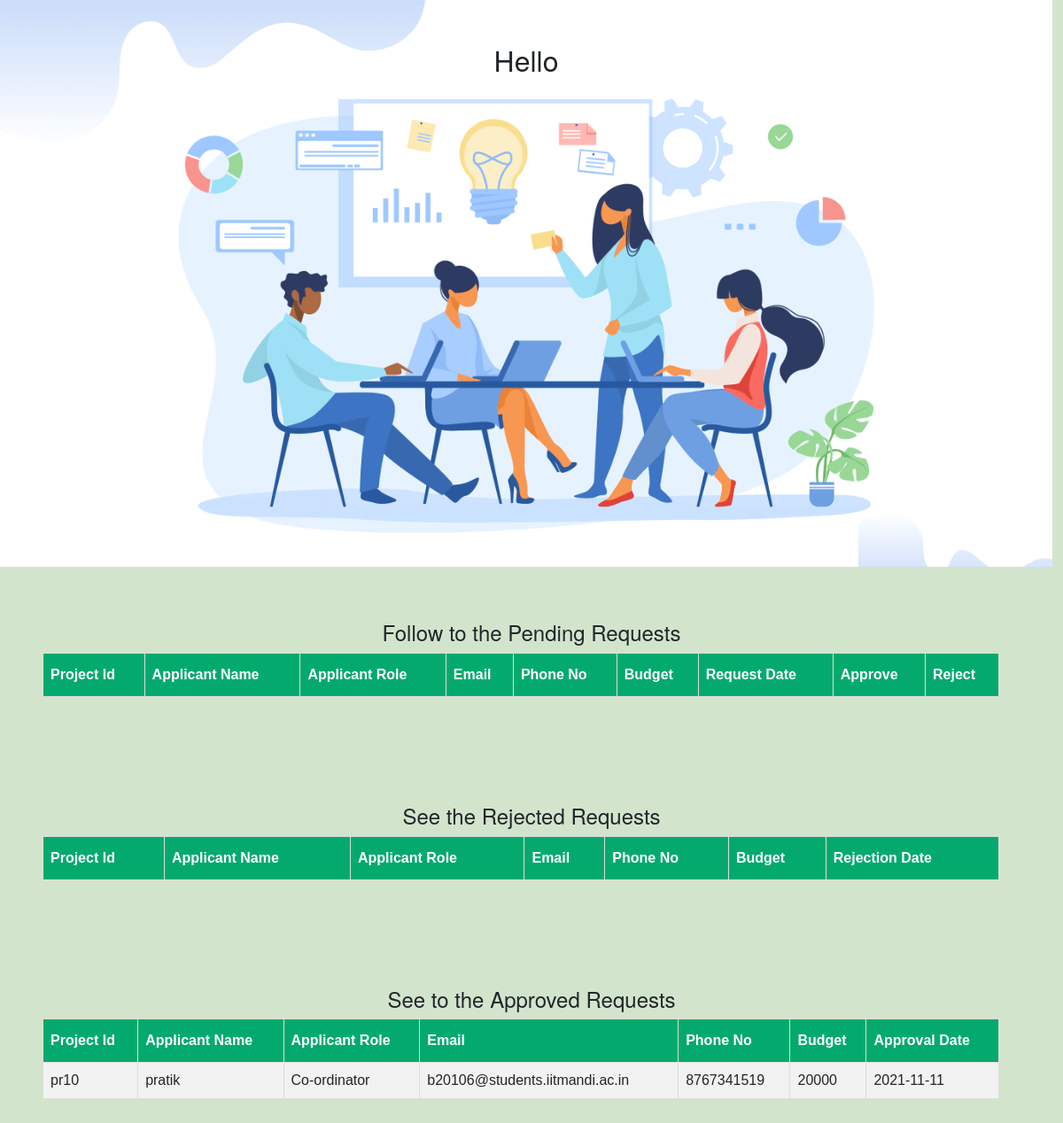
/Code_Files/requests.php, run on an earlier commit of the app's database.
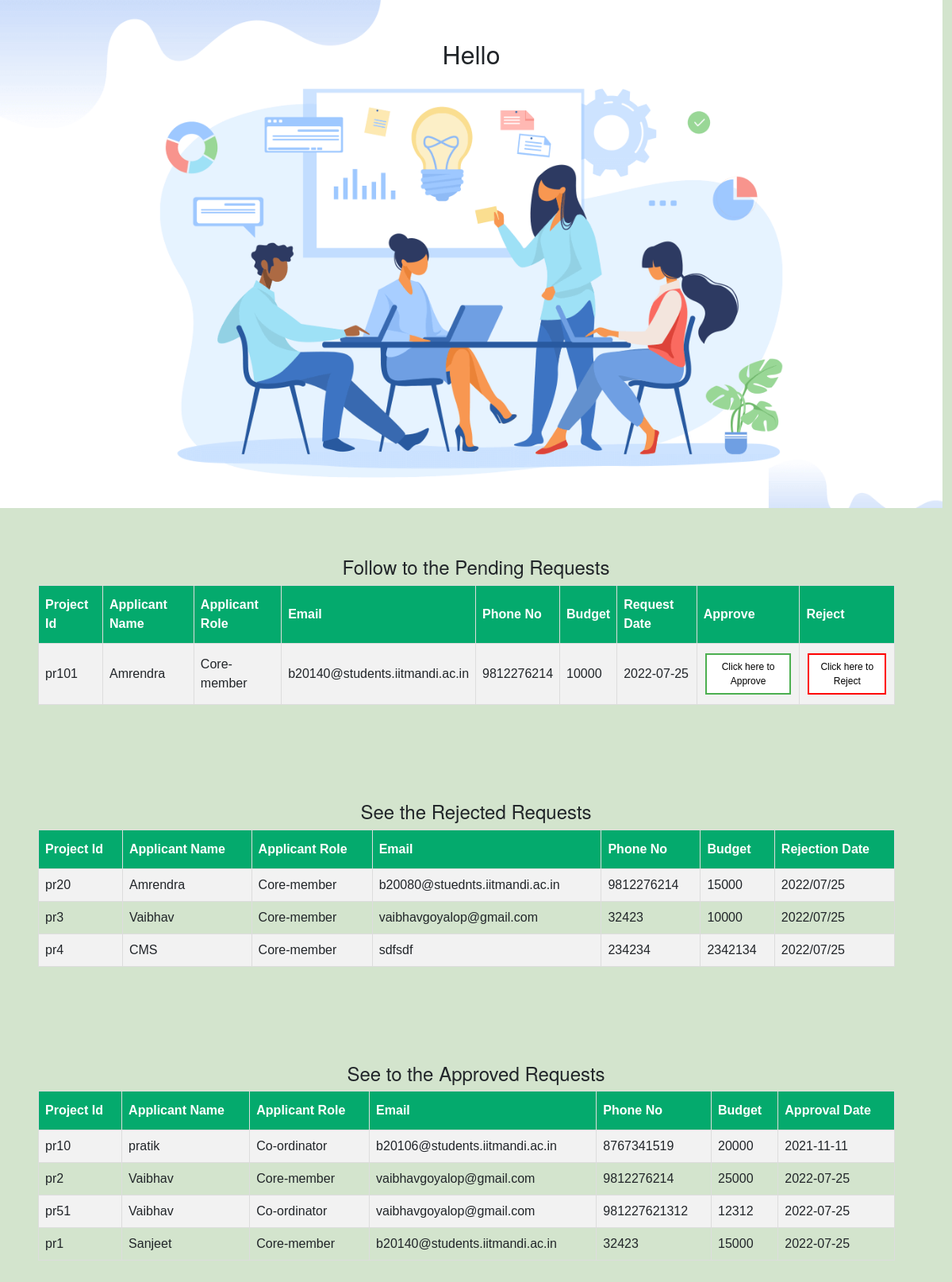
And on a later commit of the database.
### tables this page shows
CREATE TABLE `app_req_robo` (
  `Club_Name` varchar(20) NOT NULL,
  `Project_Id` varchar(20) NOT NULL,
  `Applicant_Name` varchar(20) NOT NULL,
  `Applicant_Role` varchar(20) NOT NULL,
  `Email` varchar(50) NOT NULL,
  `Phone_no` varchar(20) NOT NULL,
  `Request_date` date NOT NULL,
  `Budget` varchar(10) NOT NULL,
  `Approval_date` date NOT NULL
);

CREATE TABLE `requests_robo` (
  `Club_Name` varchar(50) NOT NULL,
  `Project_Id` varchar(20) NOT NULL,
  `Applicant_Name` varchar(50) NOT NULL,
  `Applicant_Role` varchar(20) NOT NULL,
  `Email` varchar(50) NOT NULL,
  `Phone_no` varchar(20) NOT NULL,
  `Request_date` date NOT NULL,
  `Budget` varchar(10) DEFAULT NULL
);

CREATE TABLE `rej_req_robo` (
  `Club_Name` varchar(20) NOT NULL,
  `Project_Id` varchar(20) NOT NULL,
  `Applicant_Name` varchar(20) NOT NULL,
  `Applicant_Role` varchar(20) NOT NULL,
  `Email` varchar(50) NOT NULL,
  `Phone_no` varchar(20) NOT NULL,
  `Request_date` varchar(20) NOT NULL,
  `Budget` varchar(20) NOT NULL,
  `Rejection_date` varchar(20) NOT NULL
);

### Code_Files/requests.php (the view, shortened to what this page needs)
<?php
$mysqli = new mysqli('localhost','root','','Robotronics');
$sql = "SELECT * FROM requests_robo";
$result = $mysqli->query($sql);
$approved = $mysqli->query("SELECT * FROM app_req_robo");
$rejected = $mysqli->query("SELECT * FROM rej_req_robo");
?>
<!DOCTYPE html>
<html lang="en">
<head>
  <link rel="stylesheet" href="https://stackpath.bootstrapcdn.com/bootstrap/4.3.1/css/bootstrap.min.css"
>
</head>
</head>
<body>
<section class = "head_doc">
      <br><br>
        <h1 class = "head_heading">Hello <?php echo $_SESSION['usename']; ?></h1>
    </section>
    <section id="pending">
        <h4>Follow to the Pending Requests</h4>
        <table id="project">
            <tr>
                <th>Project Id</th>
                <th>Applicant Name</th>
                <th>Applicant Role</th>
                <th>Email</th>
                <th>Phone No</th>
                <th>Budget</th>
                <th>Request Date</th>
                <th>Approve</th>
                <th>Reject</th>
            </tr>
            <?php
                while($rows=$result->fetch_assoc())
                {
             ?>
            <tr>
                <td><?php echo $rows['Project_Id'];?></td>
                <td><?php echo $rows['Applicant_Name'];?></td>
                <td><?php echo $rows['Applicant_Role'];?></td>
                <td><?php echo $rows['Email'];?></td>
                <td><?php echo $rows['Phone_no'];?></td>
                <td><?php echo $rows['Budget'];?></td>
                <td><?php echo $rows['Request_date'];?></td>
                <td>
                  <form method="post" action="Approve.php" target=”_blank”>
                          <button
                            class="button button1"
                            type ="submit"
                            name = "bt1"
                            >
                            Click here to Approve
                            </button>
                    </form>
                </td>
                <td>
                  <form method="post" action="Reject.php" target=”_blank”>
                          <button
                            class="button button2"
                            type ="submit"
                            name = "bt1"
                            >
                            Click here to Reject
                            </button>
                    </form>
                </td>
            </tr>
            <?php
                }
             ?>
        </table>
    </section>
    <section id="Rejected">
        <h4>See the Rejected Requests</h4>
        <table id="project">
            <tr>
                <th>Project Id</th>
                <th>Applicant Name</th>
                <th>Applicant Role</th>
                <th>Email</th>
                <th>Phone No</th>
                <th>Budget</th>
                <th>Rejection Date</th>
            </tr>
            <?php
                while($rows=$rejected->fetch_assoc())
                {
             ?>
            <tr>
                <td><?php echo $rows['Project_Id'];?></td>
                <td><?php echo $rows['Applicant_Name'];?></td>
                <td><?php echo $rows['Applicant_Role'];?></td>
                <td><?php echo $rows['Email'];?></td>
                <td><?php echo $rows['Phone_no'];?></td>
                <td><?php echo $rows['Budget'];?></td>
                <td><?php echo $rows['Rejection_date'];?></td>
                <?php
                }
                ?>
          </table>
    </section>
    <section id="approved">
        <h4>See to the Approved Requests</h4>
        <table id="project">
            <tr>
                <th>Project Id</th>
                <th>Applicant Name</th>
                <th>Applicant Role</th>
                <th>Email</th>
                <th>Phone No</th>
                <th>Budget</th>
                <th>Approval Date</th>
            </tr>
            <?php
                while($rows=$approved->fetch_assoc())
                {
             ?>
            <tr>
                <td><?php echo $rows['Project_Id'];?></td>
                <td><?php echo $rows['Applicant_Name'];?></td>
                <td><?php echo $rows['Applicant_Role'];?></td>
                <td><?php echo $rows['Email'];?></td>
                <td><?php echo $rows['Phone_no'];?></td>
                <td><?php echo $rows['Budget'];?></td>
                <td><?php echo $rows['Approval_date'];?></td>
                <?php
                }
                ?>
          </table>
    </section>
</body>
</html>

### Code_Files/requests.php (style rules this page uses)
body { margin : 0; font-family: "Haas Grot Text R Web", "Helvetica Neue", Helvetica, Arial, sans-serif; background-color : #D3E4CD; }
#project { font-family: Arial, Helvetica, sans-serif; border-collapse: collapse; width: 90%; margin-left:4%; margin-bottom : 10%; }
#project td, #project th { border: 1px solid #ddd; padding: 8px; }
#project tr:nth-child(even) { background-color: #f2f2f2; }
#project th { padding-top: 12px; padding-bottom: 12px; text-align: left; background-color: #04aa6d; color: white; }
.button { border: none; color: white; padding: 6px 12px; text-align: center; text-decoration: none; display: inline-block; font-size: 12px; margin: 4px 2px; transition-duration: 0.4s; cursor: pointer; }
.button1 { background-color: white; color: black; border: 2px solid #4caf50; }
.button2 { background-color: white; color: black; border: 2px solid red; }
.head_doc { height : 80vh; width : 99vw; background-image : url('images/club2.png'); background-size : cover; }
.head_heading { text-align : center; font-size : 2rem; margin-top : 0; }
h4 { margin-top : 5%; text-align : center; }

What changed in the data, as far as the page shows it:
added requests_robo: Project_Id "pr101", Applicant_Name "Amrendra", Applicant_Role "Core-member", Email "b20140@students.iitmandi.ac.in", Phone_no "9812276214", Budget "10000", Request_date "2022-07-25"
added rej_req_robo: Project_Id "pr20", Applicant_Name "Amrendra", Applicant_Role "Core-member", Email "b20080@stuednts.iitmandi.ac.in", Phone_no "9812276214", Budget "15000", Rejection_date "2022/07/25"
added rej_req_robo: Project_Id "pr3", Applicant_Name "Vaibhav", Applicant_Role "Core-member", Email "vaibhavgoyalop@gmail.com", Phone_no "32423", Budget "10000", Rejection_date "2022/07/25"
added rej_req_robo: Project_Id "pr4", Applicant_Name "CMS", Applicant_Role "Core-member", Email "sdfsdf", Phone_no "234234", Budget "2342134", Rejection_date "2022/07/25"
added app_req_robo: Project_Id "pr2", Applicant_Name "Vaibhav", Applicant_Role "Core-member", Email "vaibhavgoyalop@gmail.com", Phone_no "9812276214", Budget "25000", Approval_date "2022-07-25"
added app_req_robo: Project_Id "pr51", Applicant_Name "Vaibhav", Applicant_Role "Co-ordinator", Email "vaibhavgoyalop@gmail.com", Phone_no "981227621312", Budget "12312", Approval_date "2022-07-25"
added app_req_robo: Project_Id "pr1", Applicant_Name "Sanjeet", Applicant_Role "Core-member", Email "b20140@students.iitmandi.ac.in", Phone_no "32423", Budget "15000", Approval_date "2022-07-25"
